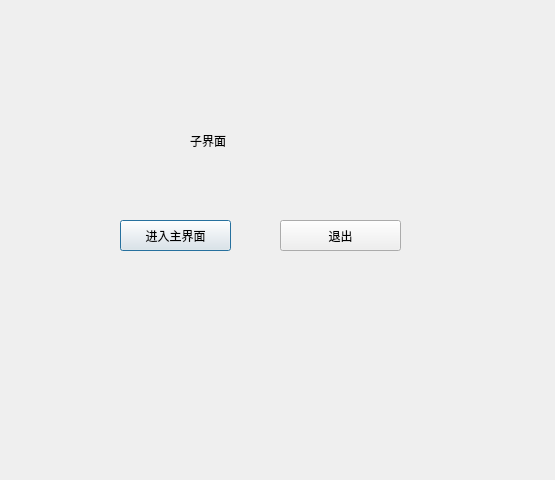
<?xml version="1.0" encoding="UTF-8"?>
<ui version="4.0">
 <class>childDialogClass</class>
 <widget class="QDialog" name="childDialogClass">
  <property name="geometry">
   <rect>
    <x>0</x>
    <y>0</y>
    <width>555</width>
    <height>480</height>
   </rect>
  </property>
  <property name="windowTitle">
   <string>childDialog</string>
  </property>
  <widget class="QPushButton" name="showmainDialog">
   <property name="geometry">
    <rect>
     <x>120</x>
     <y>220</y>
     <width>111</width>
     <height>31</height>
    </rect>
   </property>
   <property name="text">
    <string>进入主界面</string>
   </property>
  </widget>
  <widget class="QPushButton" name="exitDialog">
   <property name="geometry">
    <rect>
     <x>280</x>
     <y>220</y>
     <width>121</width>
     <height>31</height>
    </rect>
   </property>
   <property name="text">
    <string>退出</string>
   </property>
  </widget>
  <widget class="QLabel" name="label">
   <property name="geometry">
    <rect>
     <x>190</x>
     <y>110</y>
     <width>101</width>
     <height>61</height>
    </rect>
   </property>
   <property name="text">
    <string>子界面</string>
   </property>
  </widget>
 </widget>
 <layoutdefault spacing="6" margin="11"/>
 <resources/>
 <connections>
  <connection>
   <sender>exitDialog</sender>
   <signal>clicked()</signal>
   <receiver>childDialogClass</receiver>
   <slot>reject()</slot>
   <hints>
    <hint type="sourcelabel">
     <x>335</x>
     <y>238</y>
    </hint>
    <hint type="destinationlabel">
     <x>434</x>
     <y>193</y>
    </hint>
   </hints>
  </connection>
 </connections>
</ui>
